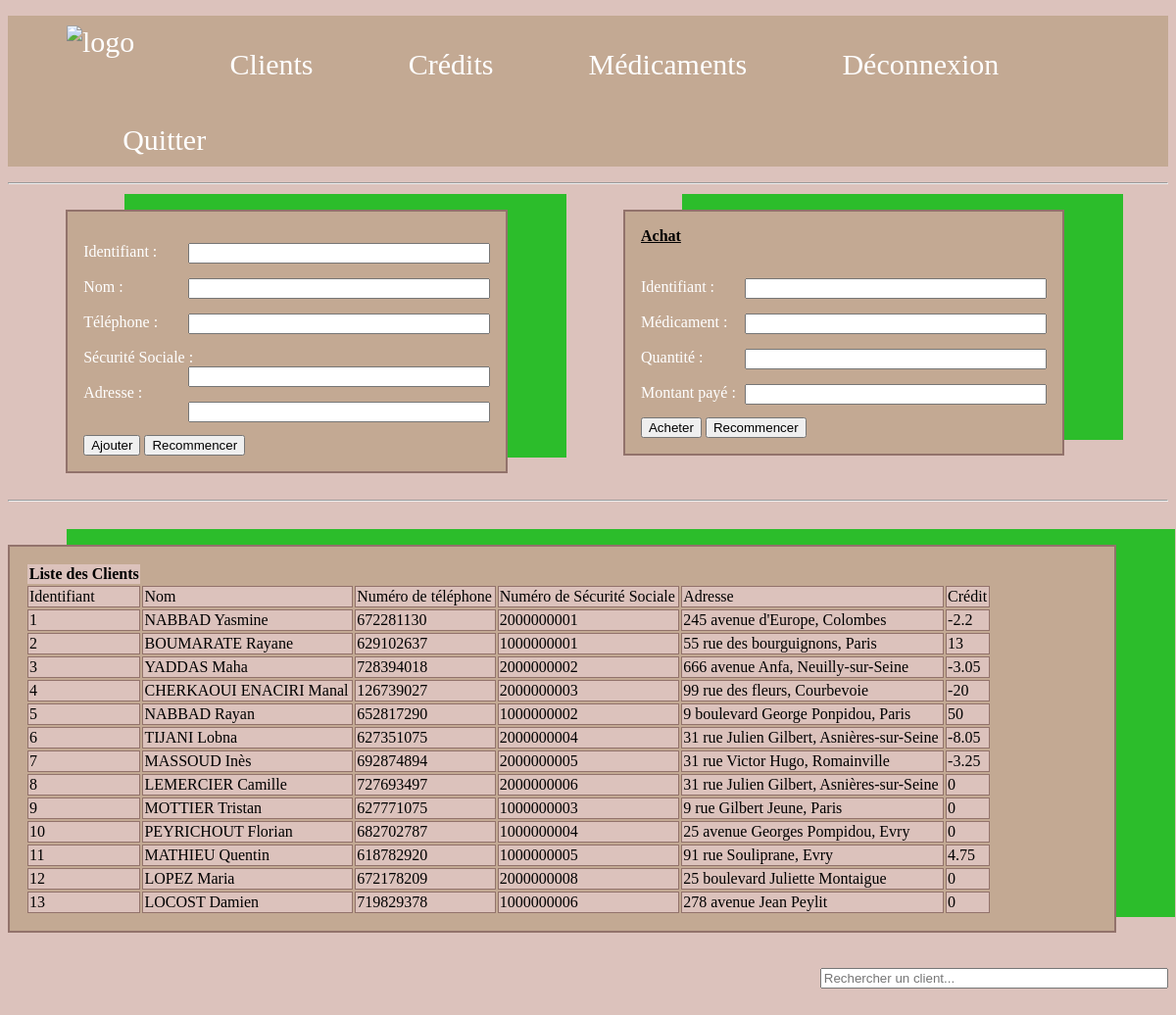
Page /Clients.php on the committed database.
### tables this page shows
CREATE TABLE `clients` (
  `Identifiant` int(5) NOT NULL,
  `Nom` text NOT NULL,
  `Sécurité` int(10) NOT NULL,
  `Téléphone` int(10) NOT NULL,
  `Adresse` text NOT NULL,
  `Crédits` double DEFAULT NULL
);

### Clients.php (the view, shortened to what this page needs)
<!DOCTYPE html>
<html>
<head>
	<?php require 'menu.php'; ?>
	<link rel="stylesheet" href="stylebis.css">
</head>
<body>
	<hr><br>
	<div>
		<div id="divajout">
			<form method="POST" action="ajouterclient.php">
				<p>
					Identifiant : <input type="text" name="identifiant" class="textbox">
						<br><br>
					Nom : <input type="text" name="nom" class="textbox">
						<br><br>
					Téléphone : <input type="text" name="téléphone" class="textbox">
						<br><br>
					Sécurité Sociale : <input type="text" name="sécurité" class="textbox">
						<br><br>
					Adresse : <input type="text" name="adresse" class="textbox">
						<br><br>
				</p>
					<input type="submit" value="Ajouter">
					<input type="reset" value="Recommencer">
			</form>
		</div>
		<div id="divachat">
			<form method="POST" action="achat.php">
				<u><b>Achat</b></u>
				<br><br>
				<p>
					Identifiant : <input type="text" name="identifiant" class="textbox">
					<br><br>
					Médicament : <input type="text" name="nom" class="textbox">
					<br><br>
					Quantité : <input type="text" name="quantité" class="textbox">
					<br><br>
					Montant payé : <input type="text" name="payé" class="textbox">
					<br>
				</p>
					<input type="submit" value="Acheter">
					<input type="reset" value="Recommencer">
			</form>
		</div>
	</div>
	<br><br><br><br><br><br><br><br><br><br><br><br><br><br><br><br><hr><br><br>
	<div class="divafficher">
		<table>
			<thead>
        		<tr>
            		<th>Liste des Clients</th>
        		</tr>
        		<tr>
        			<td>Identifiant</td>
        			<td>Nom</td>
        			<td>Numéro de téléphone</td>
        			<td>Numéro de Sécurité Sociale</td>
        			<td>Adresse</td>
        			<td>Crédit </td>
        		</tr>
   			</thead>
    		<tbody>
    			<?php
					try
						{
							$bdd = new PDO('mysql:host=localhost;dbname=pharmacie ynrb;charset=utf8', 'root', '');
						}
					catch(Exception $e)
						{
       						die('Erreur : '.$e->getMessage());
						}
					$reponse = $bdd->query('SELECT * FROM clients');
				?>
				<?php
					while($donnees = $reponse->fetch())
				{?>
					<tr>
            			<td><?php echo $donnees['Identifiant'];?></td>
            			<td><?php echo $donnees['Nom'];?></td>
            			<td><?php echo $donnees['Téléphone'];?></td>
            			<td><?php echo $donnees['Sécurité'];?></td>
            			<td><?php echo $donnees['Adresse'];?></td>
                		<td><?php echo $donnees['Crédits'];?></td>
    				</tr>
				<?php
				}?>
			</tbody>
		</table>
	</div>
	<br><br>
	<form method="POST" action="rechercherclient.php">
		<input class="recherche" type="search" name="variable" placeholder="Rechercher un client...">
	</form>
	<br><br>
</body>
</html>

### menu.php (shortened to what this page needs)
<head>
	<link rel="stylesheet" href="stylebis.css">
</head>
<body>
	<header>
		<nav>
			<ul>
				<li> <a href="Acceuil.php"><img src="logo.png" alt="logo" style="width: 75px;"></a></li>
				<li class="clients"> <a href="Clients.php">Clients</a> </li>
				<li class="crédits"> <a href="Crédits.php">Crédits</a></li>
				<li class="médicaments"><a href="Médicaments.php">Médicaments</a></li>
				<li class="déconnexion"><a href="Login.php">Déconnexion</a></li>
				<li class="quitter"><a href="Quitter.php">Quitter</a></li>
			</ul>
		</nav>
	</header>
</body>

### stylebis.css (style rules this page uses)
body { background-color: #DCC2BC; font-family: 'Times New Roman'; }
.textbox { display: block; width: 300px; float: right }
a { color:white; text-decoration: none; }
li { list-style-type: none; display:block; font-size: 30px; }
nav { font-family:'Source code pro', Times New Roman; width: 100%; background-color:#C3A993; }
nav > ul { margin: 0 px; padding: 0 px; }
nav > ul > li { float: left; position: relative; }
nav > ul::after { content: ""; display: block; clear: both; }
nav > ul > li > a { padding:10px 20px; display: inline-block; text-decoration: none; }
.clients,.crédits,.médicaments, .déconnexion, .quitter { margin-top: 2%; float:left; margin-left:5% }
p { color:white; font-style: 'Times New Roman'; }
#divajout { width: 35%; border: 2px solid #92726B; box-shadow: 60px -16px #2CBD2B; padding: 1em; background-color:#C3A993; float: left; margin-left: 5%; }
#divachat { width: 35%; border: 2px solid #92726B; box-shadow: 60px -16px #2CBD2B; padding: 1em; background-color:#C3A993; float: left; margin-left: 10%; }
.divafficher { width: 92.5%; border: 2px solid #92726B; box-shadow: 60px -16px #2CBD2B ; padding: 1em; background-color:#C3A993; }
table { width: 90%; }
tr,td { border: 1px solid #92726B; background-color: #DCC2BC; }
.recherche { margin-left: 70%; width: 30%; }

### rows in the picture
clients: Identifiant "1", Nom "NABBAD Yasmine", Téléphone "672281130", Sécurité "2000000001", Adresse "245 avenue d'Europe, Colombes", Crédits "-2.2"
clients: Identifiant "2", Nom "BOUMARATE Rayane", Téléphone "629102637", Sécurité "1000000001", Adresse "55 rue des bourguignons, Paris", Crédits "13"
clients: Identifiant "3", Nom "YADDAS Maha", Téléphone "728394018", Sécurité "2000000002", Adresse "666 avenue Anfa, Neuilly-sur-Seine", Crédits "-3.05"
clients: Identifiant "4", Nom "CHERKAOUI ENACIRI Manal", Téléphone "126739027", Sécurité "2000000003", Adresse "99 rue des fleurs, Courbevoie", Crédits "-20"
clients: Identifiant "5", Nom "NABBAD Rayan", Téléphone "652817290", Sécurité "1000000002", Adresse "9 boulevard George Ponpidou, Paris", Crédits "50"
clients: Identifiant "6", Nom "TIJANI Lobna", Téléphone "627351075", Sécurité "2000000004", Adresse "31 rue Julien Gilbert, Asnières-sur-Seine", Crédits "-8.05"
clients: Identifiant "7", Nom "MASSOUD Inès", Téléphone "692874894", Sécurité "2000000005", Adresse "31 rue Victor Hugo, Romainville", Crédits "-3.25"
clients: Identifiant "8", Nom "LEMERCIER Camille", Téléphone "727693497", Sécurité "2000000006", Adresse "31 rue Julien Gilbert, Asnières-sur-Seine", Crédits "0"
clients: Identifiant "9", Nom "MOTTIER Tristan", Téléphone "627771075", Sécurité "1000000003", Adresse "9 rue Gilbert Jeune, Paris", Crédits "0"
clients: Identifiant "10", Nom "PEYRICHOUT Florian", Téléphone "682702787", Sécurité "1000000004", Adresse "25 avenue Georges Pompidou, Evry", Crédits "0"
clients: Identifiant "11", Nom "MATHIEU Quentin", Téléphone "618782920", Sécurité "1000000005", Adresse "91 rue Souliprane, Evry", Crédits "4.75"
clients: Identifiant "12", Nom "LOPEZ Maria", Téléphone "672178209", Sécurité "2000000008", Adresse "25 boulevard Juliette Montaigue", Crédits "0"
clients: Identifiant "13", Nom "LOCOST Damien", Téléphone "719829378", Sécurité "1000000006", Adresse "278 avenue Jean Peylit", Crédits "0"
